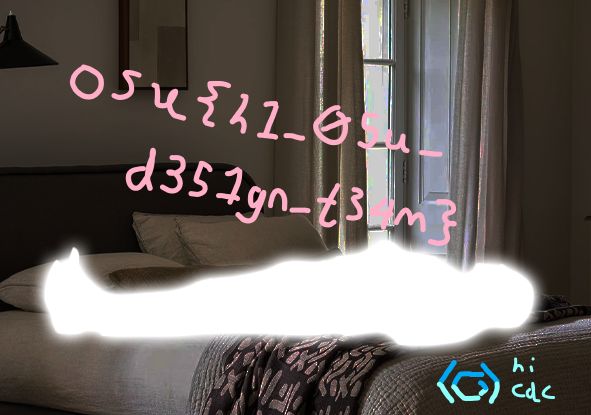
#> input picture osu!gaming CTF/crypto_beyond-wood/recovered.png, 591 x 415 px
$ python ascii_crop.py
#> lines starting #> are read from the running program, lines starting #| are printed output that depends on the picture
from PIL import Image
img = Image.open("recovered.png").crop((70,65,456,245))
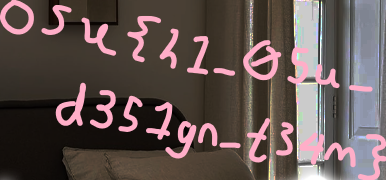
#> img: PIL image 386x180 RGB; mean R, G, B 96.6, 82.4, 80.1
img = img.convert("L")
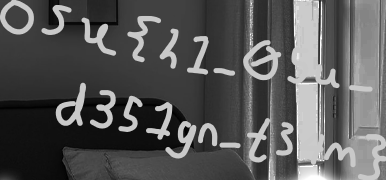
#> img: PIL image 386x180 L; min 1, max 255, mean 86.4
chars = " @#"
new_w = 80
new_h = max(1, int(img.height * new_w / img.width / 2))
#> new_h = 18
img = img.resize((new_w,new_h))
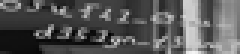
#> img: PIL image 80x18 L (shown 3 times larger); min 2, max 243, mean 86.4
for y in range(new_h):
    line = ''.join(chars[int(p * len(chars) / 256)] for p in img.crop((0,y,new_w,y+1)).getdata())
    print(line)
#> this loop made 18 passes
